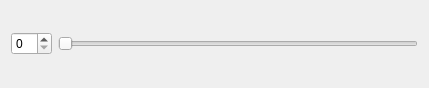
<?xml version="1.0" encoding="UTF-8"?>
<ui version="4.0">
 <class>SmallWidget</class>
 <widget class="QWidget" name="SmallWidget">
  <property name="geometry">
   <rect>
    <x>0</x>
    <y>0</y>
    <width>429</width>
    <height>88</height>
   </rect>
  </property>
  <property name="windowTitle">
   <string>Form</string>
  </property>
  <layout class="QHBoxLayout" name="horizontalLayout">
   <item>
    <widget class="QSpinBox" name="spinBox"/>
   </item>
   <item>
    <widget class="QSlider" name="horizontalSlider">
     <property name="orientation">
      <enum>Qt::Horizontal</enum>
     </property>
    </widget>
   </item>
  </layout>
 </widget>
 <resources/>
 <connections/>
</ui>
